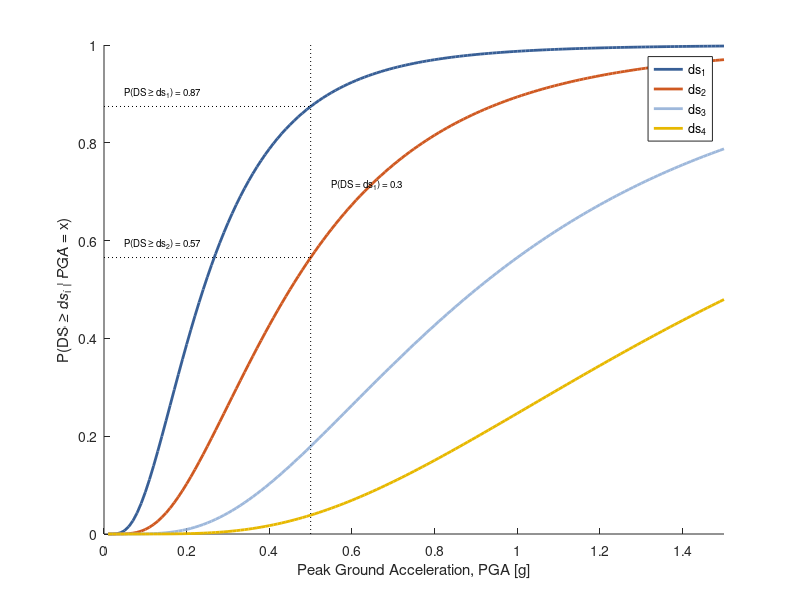

The MATLAB source for this figure: (Note: this script raises an error after producing the figure.)
% Use HAZUS fragility parameters to plot example fragility functions
% Jack Baker
% modified 1/7/2021 to allow optional color figures

% 
% INPUT VARIABLES:
%
%   analysisCase.codeLevel      % flag for code level:
%                                   1 --> High Code
%                                   2 --> Moderate Code
%                                   3 --> Low Code
%                                   4 --> Pre-Code
%
%   analysisCase.buildingType 	% 2- or 3-letter code for construction type. Allowable options:
%                                     W1 	Wood, Light Frame (< 5,000 sq. ft.) 
%                                     W2 	Wood, Commercial and Industrial (> 5,000 sq. ft.)
%                                     S1L 	Steel Moment Frame 
%                                     S1M 	Steel Moment Frame 
%                                     S1H 	Steel Moment Frame 
%                                     S2L 	Steel Braced Frame 
%                                     S2M 	Steel Braced Frame 
%                                     S2H 	Steel Braced Frame 
%                                     S3 	Steel Light Frame 
%                                     S4L 	Steel Frame with Cast?in?Place Concrete Shear Walls 
%                                     S4M 	Steel Frame with Cast?in?Place Concrete Shear Walls 
%                                     S4H 	Steel Frame with Cast?in?Place Concrete Shear Walls 
%                                     S5L 	Steel Frame with Unreinforced Masonry Infill Walls 
%                                     S5M 	Steel Frame with Unreinforced Masonry Infill Walls 
%                                     S5H 	Steel Frame with Unreinforced Masonry Infill Walls 
%                                     C1L 	Concrete Moment Frame 
%                                     C1M 	Concrete Moment Frame 
%                                     C1H 	Concrete Moment Frame 
%                                     C2L 	Concrete Shear Walls 
%                                     C2M 	Concrete Shear Walls 
%                                     C2H 	Concrete Shear Walls 
%                                     C3L 	Concrete Frame with Unreinforced Masonry Infill Walls 
%                                     C3M 	Concrete Frame with Unreinforced Masonry Infill Walls 
%                                     C3H 	Concrete Frame with Unreinforced Masonry Infill Walls 
%                                     PC1 	Precast Concrete Tilt?Up Walls 
%                                     PC2L 	Precast Concrete Frames with Concrete Shear Walls 
%                                     PC2M 	Precast Concrete Frames with Concrete Shear Walls 
%                                     PC2H 	Precast Concrete Frames with Concrete Shear Walls 
%                                     RM1L 	Reinforced Masonry Bearing Walls with Wood or Metal Deck Diaphragms 
%                                     RM1M 	Reinforced Masonry Bearing Walls with Wood or Metal Deck Diaphragms 
%                                     RM2L 	Reinforced Masonry Bearing Walls with Precast Concrete Diaphragms 
%                                     RM2M 	Reinforced Masonry Bearing Walls with Precast Concrete Diaphragms 
%                                     RM2H 	Reinforced Masonry Bearing Walls with Precast Concrete Diaphragms 
%                                     URML 	Unreinforced Masonry Bearing Walls 
%                                     URMM 	Unreinforced Masonry Bearing Walls 
%                                     MH 	Mobile Homes 
%
%   analysisCase.occType  	% 4- or 5-letter code for construction type. Allowable options:
%                                     RES1	Single Family Dwelling
%                                     RES2	Mobile Home
%                                     RES3	Multi Family Dwelling
%                                     RES4	Temporary Lodging
%                                     RES5	Institutional Dormitory
%                                     RES6	Nursing Home
%                                     COM1	Retail Trade
%                                     COM2	Wholesale Trade
%                                     COM3	Personal and Repair Services
%                                     COM4	Professional/Technical/ Business  Services
%                                     COM5	Banks/Financial Institutions
%                                     COM6	Hospital
%                                     COM7	Medical Office/Clinic
%                                     COM8	Entertainment & Recreation
%                                     COM9	Theaters
%                                     COM10	Parking
%                                     IND1	Heavy
%                                     IND2	Light
%                                     IND3	Food/Drugs/Chemicals
%                                     IND4	Metals/Minerals Processing
%                                     IND5	High Technology
%                                     IND6	Construction
%                                     AGR1	Agriculture
%                                     REL1	Church/Membership/Organization
%                                     GOV1	General Services
%                                     GOV2	Emergency Response
%                                     EDU1	Schools/Libraries
%                                     EDU2	Colleges/Universities
%
%   pgaVals                    PGA values for which to compute loss ratios
%

    colorspec{1} = [56 95 150]/255;
    colorspec{2} = [207 89 33]/255;
    colorspec{3} = [158 184 219]/255;
    colorspec{4} = [231 184 0]/255;
    colorspec{5} = [128 0 0]/255;
    
    linespec{1} = '-';
    linespec{2} = '-';
    linespec{3} = '-';
    linespec{4} = '-';
    linespec{5} = '-';
    

% specify a text case (see fn_HAZUS_loss for allowable options)
analysisCase.codeLevel = 1;
analysisCase.buildingType = 'C2L';
analysisCase.occType = 'COM1';
pgaVals = 0.01:0.01:1.5; % PGA values of interest
pgaVals = pgaVals(:); % make sure pgaVals is a column 
pgaEx = 0.5; % example value


load hazusData % load data created by import_HAZUS_data.m

% find index for building type
idxBldg = find(strcmp(analysisCase.buildingType, hazusData.buildingTypeCode));
% find index for occupancy type
idxOcc = find(strcmp(analysisCase.occType, hazusData.occCode));


% get fragility parameters for the given structure type and code level
medianDS = hazusData.medians{analysisCase.codeLevel}(idxBldg,:);
betaDS = hazusData.betas{analysisCase.codeLevel}(idxBldg,:);
assert(~isnan(medianDS(1)), ['Error, this building type and code level is not allowed']) % make sure an appropriate occupancy type was specified

% example numbers
p1 = normcdf(log(pgaEx), log(medianDS(1)), betaDS(1))
p2 = normcdf(log(pgaEx), log(medianDS(2)), betaDS(2))
p1_Equal = p1-p2


figure
hold on
for i = 1:4
    plot(pgaVals, normcdf(log(pgaVals), log(medianDS(i)), betaDS(i)), linespec{i}, 'linewidth', 2, 'color', colorspec{i})
end
plot([pgaEx pgaEx], [0 1], ':k')
plot([0 pgaEx], [p1 p1], ':k')
plot([0 pgaEx], [p2 p2], ':k')
legend('ds_1', 'ds_2', 'ds_3', 'ds_4', 'location', 'Northeast')
xlabel('Peak Ground Acceleration, PGA [g]')
ylabel('P(DS \geq ds_i | PGA = x)')
axis([0 1.5 0 1])

% annotate text results for example cases
text1 = ['P(DS \geq ds_1) = ' num2str(p1,2)];
text2 = ['P(DS \geq ds_2) = ' num2str(p2,2)];
text(.05, p1+0.03,text1,'FontSize',7)
text(.05, p2+0.03,text2,'FontSize',7)
text(.55, p2+0.15,['P(DS = ds_1) = ' num2str(p1_Equal,1)],'FontSize',7)




%%  loss ratios for the given occupancy type
lossStruct  = hazusData.lossStruct(idxOcc,:);
lossAccNS   = hazusData.lossAccNS(idxOcc,:);
lossDriftNS = hazusData.lossDriftNS(idxOcc,:);

% example numbers for text
lossTotal = (lossStruct + lossAccNS + lossDriftNS)/100 % loss ratios given DS

diff(-[1 normcdf(log(pgaEx), log(medianDS), betaDS) 0]) % probabilities of each DS, given PGA


%  calculate loss ratio for all PGAs
[lossRatio] = fn_HAZUS_loss(analysisCase, pgaVals);
lossEx = fn_HAZUS_loss(analysisCase, pgaEx) % value for specific case (without rounding)

% plot loss ratio
figure
% plot(pgaVals, structLossRatio, '--')
% hold on
% plot(pgaVals, nonStructAccLossRatio, ':')
% plot(pgaVals, nonStructDriftLossRatio, '-.')
plot(pgaVals, lossRatio, '-', 'linewidth', 2, 'color', colorspec{1})
hold on
plot([pgaEx pgaEx 0], [0 lossEx lossEx], ':k', 'linewidth', 1)
plot(pgaEx, lossEx, 'ok', 'linewidth', 1)
xlabel('Peak Ground Acceleration, PGA [g]')
ylabel('Mean loss ratio, E[C | PGA]')
text(0.56, 0.12, sprintf('PGA = %.2f g \nLoss Ratio = %.2f', pgaEx, lossEx), 'FontSize', 9)




